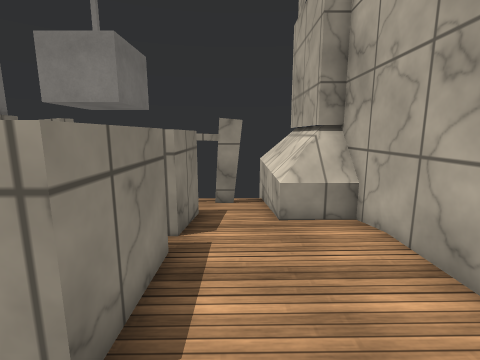
view 1 (above)

21 first-person views from a walk through a Unity game level. The camera is 1.4 m above the floor, tilts 10° down and sees 85° across. The floor is counted in squares, 0.5 m on a side. Each view is taken from the middle of a square. On the plan, view 1 faces up. The plan holds only what a view shows up to about 19 squares ahead; the rest is blank. The place goes on beyond the plan. Some animated figures are not drawn. Surface patterns are stand-ins for the level's own textures.

view 2
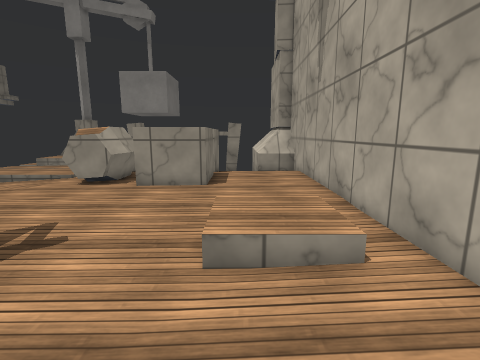

view 3
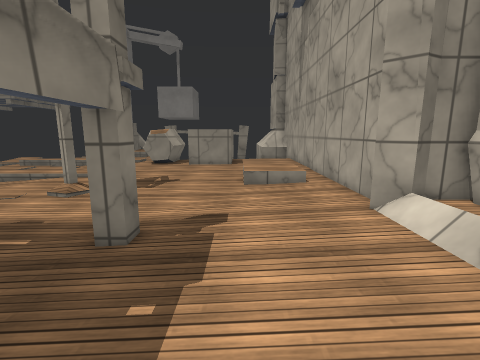

view 4
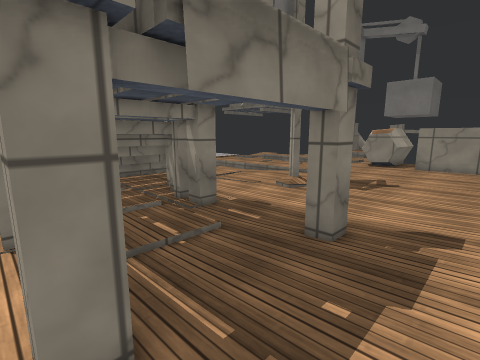

view 5
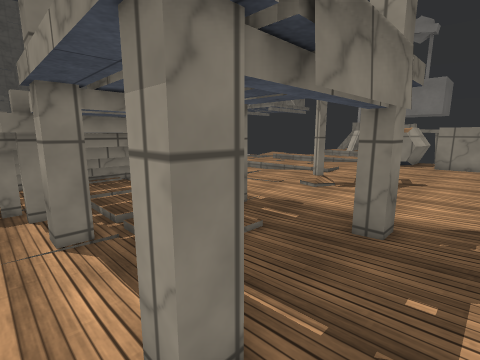

view 6
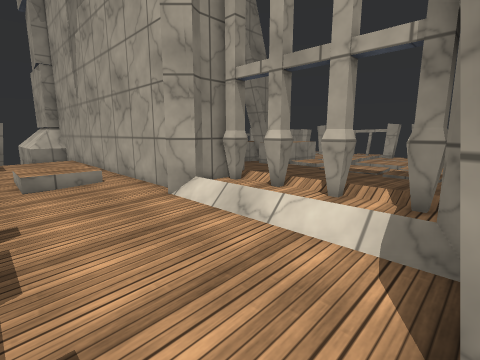

view 7
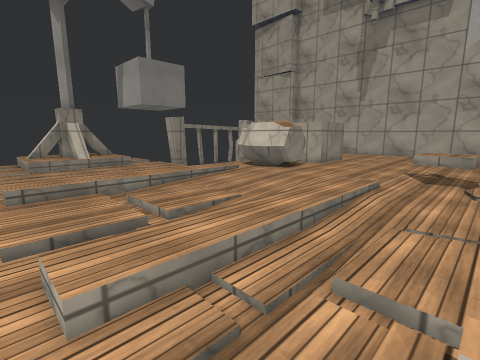

view 8
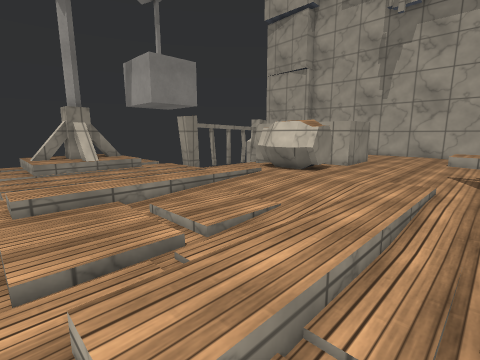

view 9
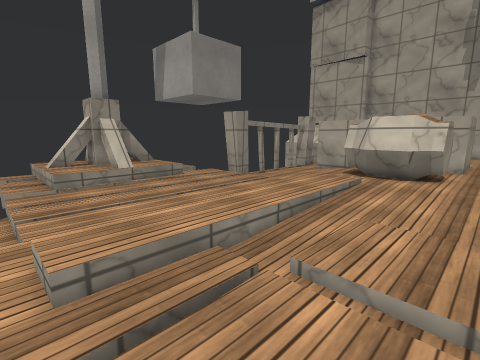

view 10
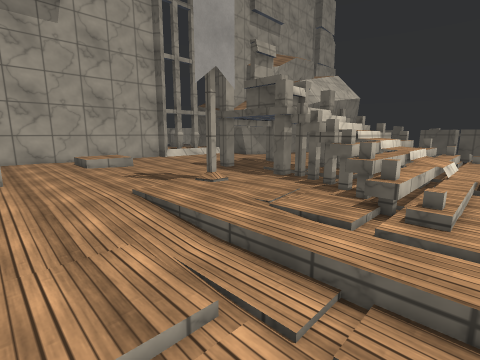

view 11
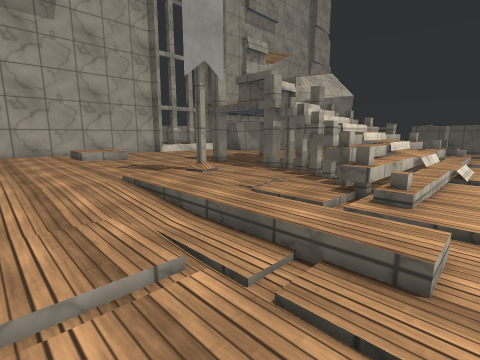

view 12
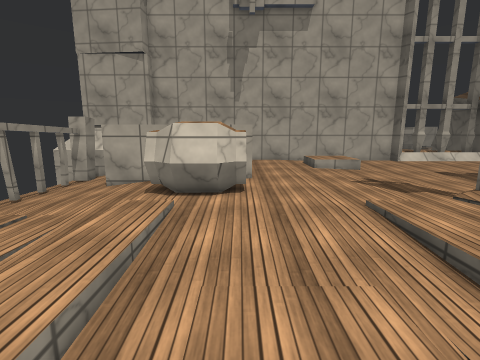

view 13
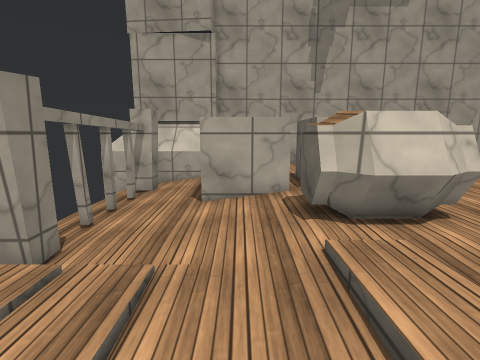

view 14
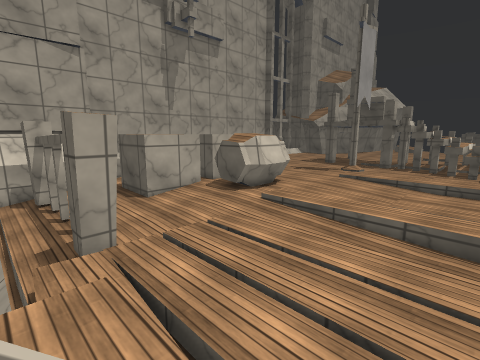

view 15
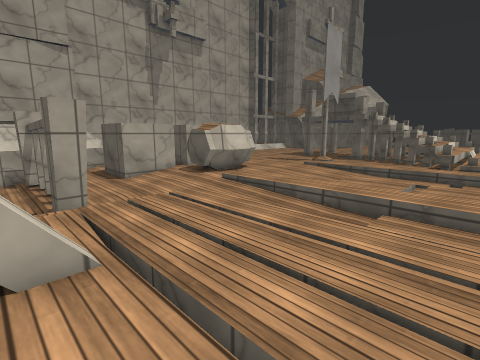

view 16
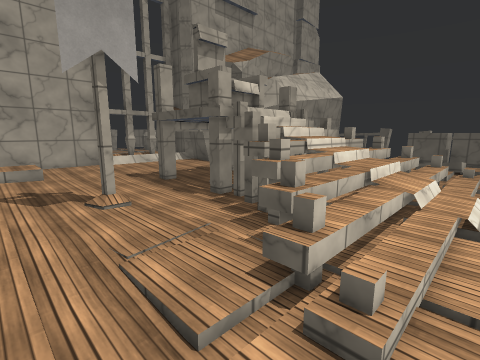

view 17
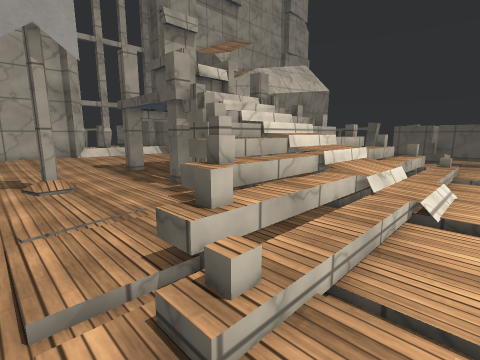

view 18
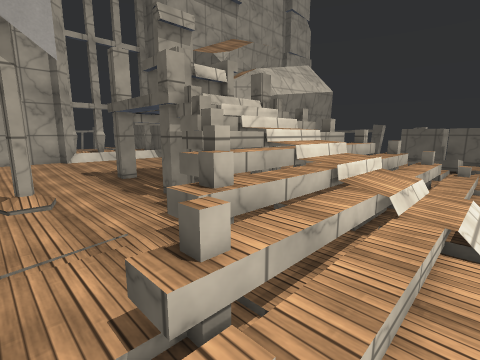

view 19
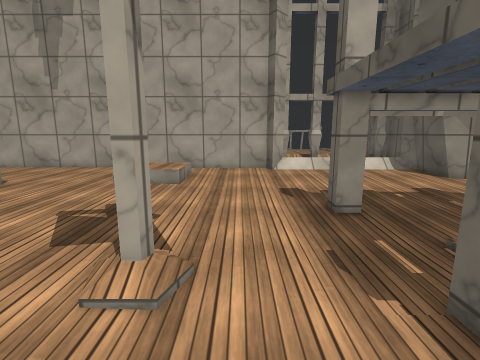

view 20
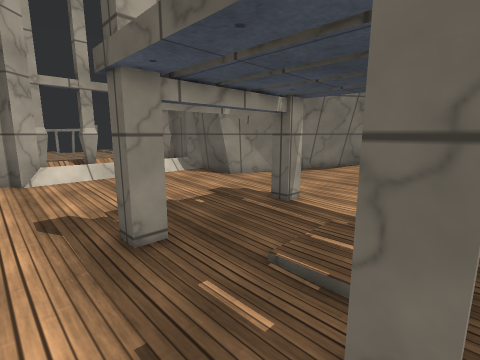

view 21
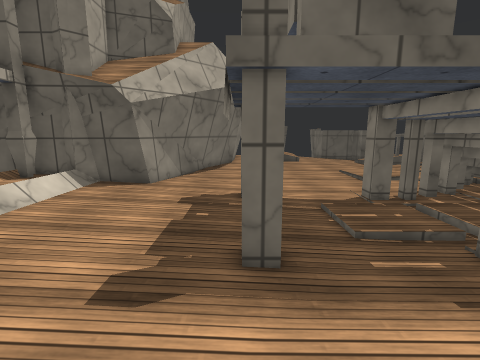

### Floor plan
Key: @ floor where view 1 was taken; # wall or solid block; x gap in a wall; . main floor; : floor 0.25 m higher than the main floor; - floor 0.25 m lower than the main floor; + floor 0.5 m higher than the main floor; _ floor 0.5 m lower than the main floor; * floor 0.75 m higher than the main floor; % floor 1 m higher than the main floor; & floor 1.25 m higher than the main floor; $ floor 1.5 m higher than the main floor; / step, stairs or slope; = window, fence, low wall or low ledge; ^ raised ledge; v drop or lower ground; O other object.
Columns run from 23 left of view 1 to 7 right of it. Each row starts with its distance up from view 1.
 17  ..::==OOv  //////////// ^
 16  ..:::=OOO...___---------^
 15  _//-//////./##-------##-^^
 14 _............##-------##-^^
 13 _////////////------------^^
 12 -............---.........^^
 11 -///////////.............^^#
 10  .................^^^^...^^^
  9 /...///...........^^ ^..:^^^
  8 ....-..........:::^  ^:::::#
  7 .////////////:#^#:^^ ^:::::#
  6 .::::::::::::=#^# ^^^^:::::#
  5 .//.........:=^^#=^  ^:::::#
  4 ///-.......::=^^#=^  ^:::::#
  3 /.../......:::=^=:^  ^:::::#
  2 /.../......:::::::^^^^:::::#
  1 /.../......::::::::::::::::#
  0 ...........::::::::::::@:::#
 -1 ...........::::::::::::::::#
 -2 .:::::::::::::::::::::::  :#
 -3 .:::::::::::::::::::::/+++:#
 -4 ..............::::::::/+++:#
 -5 //////...........:::::/+++:#
 -6 /////...............::////:#
 -7 /////........//........::::#
 -8 /////........//........::::#
 -9 ../=+v=................::::#
-10 ../=+vv&...............::::#
-11 ../=+vv$v#.............::::#
-12 ../=+vv&/vO.##....##...::::####
-13 ../=+vv&$vv###....##...::::/+++
-14 .///+%/&$  ............::::/ ++
-15 //:+*%///////..........::::/ +x
-16 //:+*%///////..........::::/ ++
-17 //:+*%///////..........::::/ +x
-18  /:+*%/&  //////.......::::/ ++
-19  ./=+ v  vv###....##...::::/ ++
-20  ./=+vv /vv.##....##...::::####
-21  ./=+vv&v..............:#######

Positions as (right, up) in squares from view 1, and headings:
1: (0, 0), facing up
2: (0, -11), facing up
3: (-1, -20), facing up
4: (-1, -20), facing up-left
5: (-2, -21), facing up-left
6: (-2, -21), facing up-right
7: (-23, -7), facing up-right
8: (-23, -5), facing up-right
9: (-23, 1), facing up-right
10: (-22, 3), facing down-right
11: (-23, 3), facing down-right
12: (-20, 3), facing right
13: (-16, 9), facing right
14: (-19, 17), facing down-right
15: (-22, 17), facing down-right
16: (-22, -3), facing down-right
17: (-23, -5), facing down-right
18: (-22, -6), facing down-right
19: (-14, -9), facing right
20: (-11, -10), facing down-right
21: (-4, -7), facing down
